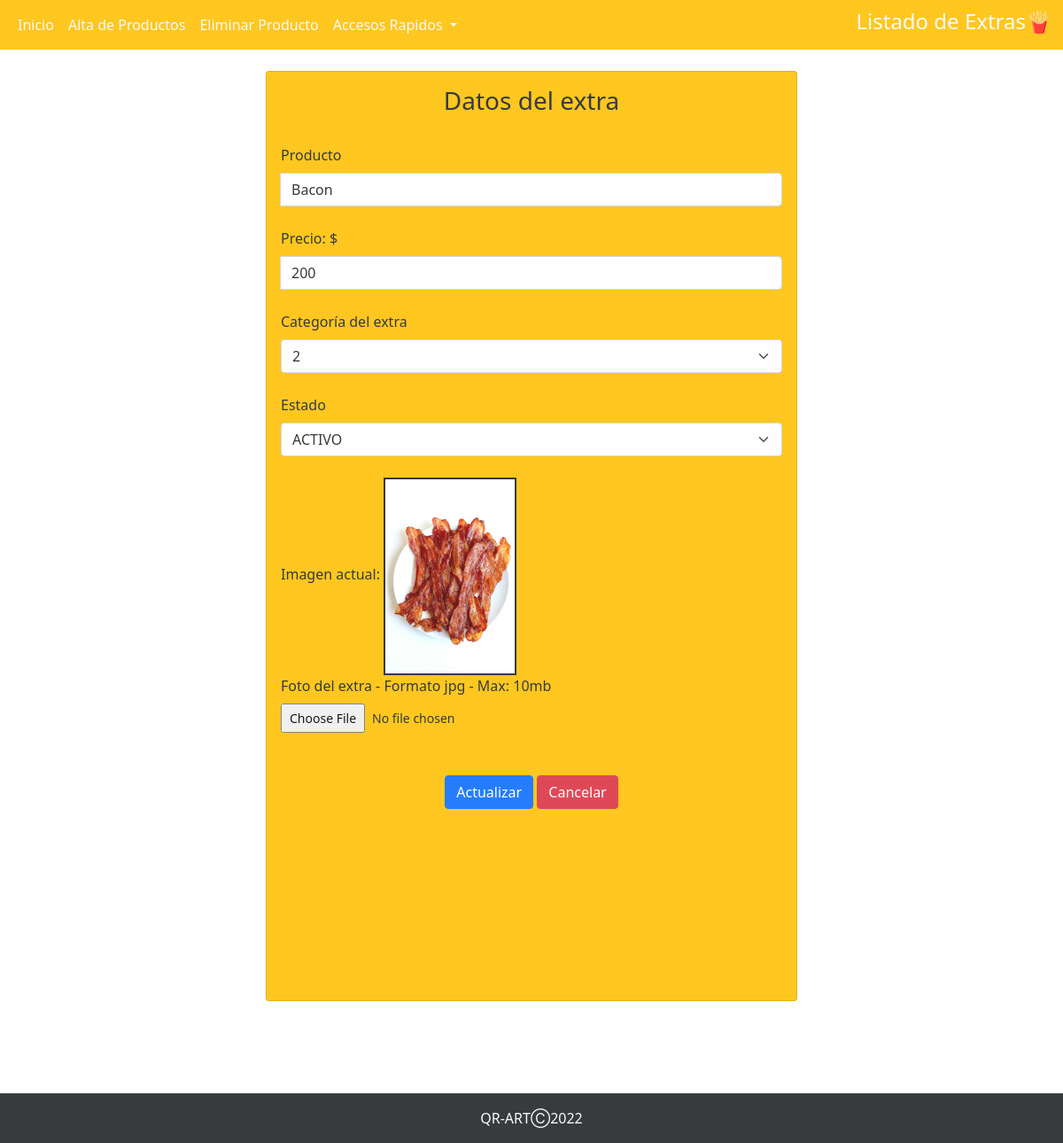
Screenshot of /perfiles/perfil_admin/abm_extras/actualizar_extras.php?id=2 with the database file from the repository.
### tables this page shows
CREATE TABLE `extra` (
  `cod_extra` int(6) NOT NULL,
  `categ_extra` text NOT NULL,
  `nombre_extra` text NOT NULL,
  `precio_extra` decimal(11,0) NOT NULL,
  `foto_extra` text NOT NULL,
  `estado_extra` tinyint(1) NOT NULL
);

### perfiles/perfil_admin/abm_extras/actualizar_extras.php (the view, shortened to what this page needs)
<?php
$conexion=mysqli_connect("localhost","root","","qr_art");
$id= $_GET['id'];
$sql="SELECT * FROM extra WHERE cod_extra='$id'";
$result=mysqli_query($conexion, $sql);
$result_query=mysqli_num_rows($result);
if($result_query == 0){
  header('location:modificacion_extra.php');
}else{
  while($data=mysqli_fetch_array($result)) {
    $nombre_extra = $data['nombre_extra'];
    $precio_extra = $data['precio_extra'];
    $categ_extra = $data['categ_extra'];
    $foto_extra = $data['foto_extra'];
    $estado_extra = $data['estado_extra'];
  }
}
?>
<!DOCTYPE html>
<html lang="en">
<head>
    <link rel="stylesheet" href="https://cdnjs.cloudflare.com/ajax/libs/twitter-bootstrap/5.1.3/css/bootstrap.min.css">
    <link rel="stylesheet" href="https://cdn.datatables.net/1.12.1/css/dataTables.bootstrap5.min.css">
    <link rel="stylesheet " href="../../../assets/stylemodip.css">
    <link rel="stylesheet " href="../../../assets/stylesnav.css">
    <link rel="stylesheet " href="../../../assets/backp.css">
</head>
<body>
<nav class="navbar navbar-expand-xl">
  <div class="container-fluid">
    <div class="collapse navbar-collapse" id="navbarSupportedContent">
      <ul class="navbar-nav me-auto mb-2 mb-lg-0">
        <li class="nav-item">
          <a class="nav-link active text-light" aria-current="page" href="../perfil_admin.php">Inicio</a>
        </li>
        <li class="nav-item">
          <a class="nav-link text-light" href="./altaproducto.php">Alta de Productos</a>
        </li>
        <li class="nav-item">
          <a class="nav-link text-light" href="./eliminarproducto.php">Eliminar Producto</a>
        </li>
        <li class="nav-item dropdown">
          <a class="nav-link dropdown-toggle text-light" href="#" id="navbarDropdown" role="button" data-bs-toggle="dropdown" aria-expanded="false">
            Accesos Rapidos
          </a>
        </li>
      </ul>
      <h4 class="text-sm-center text-light">Listado de Extras🍟</h4>
    </div>
  </div>
</nav>
<br>
<div class="container">
  <div class="d-flex justify-content-center h-100">
    <div class="card">
      <div class="card-body">
      <form  action = update_extra.php method="post" enctype="multipart/form-data">
                      <h3 class="text-sm-center">Datos del extra</h3>
                        <label for="formFile " class="form-label text-dark ">Producto</label>
                        <div class="input-group form-group">
                            <input type="text" class="form-control" placeholder="Nombre" id="nombre_extra" name="nombre_extra" value="<?php echo $nombre_extra; ?>"  autofocus required>
                        </div>
                        <br>
                        <label for="formFile" class="form-label text-dark">Precio: $</label>
                        <div class="input-group form-group">
                            <input type="number" step="0.01" min="0" class="form-control" placeholder="Precio" name="precio_extra" id="precio_extra" value=<?php echo $precio_extra; ?> autofocus required>
                        </div>
                        <br>
                        <label for="formFile" class="form-label text-dark" name="categ_extra" id="categ_extra" value=<?php echo $categ_extra; ?>>Categoría del extra </label>
                        <select class="form-select" name="categ_extra" id="categ_extra"  aria-label="Default select example">
                            <option value= <?php echo $categ_extra; ?>><?php echo $categ_extra; ?></option>
                          </select>
                        <br>
                        <label for="formFile" class="form-label text-dark" name="estado_extra" id="estado_extra" value=<?php echo $estado_extra; ?>>Estado </label>
                        <select class="form-select" name="estado_extra" id="estado_extra"  aria-label="Default select example">
                        <?php
                        $showvalue= " ";
                        if ($estado_extra == 0){
                          $showvalue = "INACTIVO";
                        }else {
                          $showvalue = "ACTIVO";
                        }
                        ?>
                            <option value= <?php echo $estado_extra; ?>><?php echo $showvalue; ?></option>
                          </select>
                        <br>
                        <div class="sm-3">
                            <label for="formFile " class="form-label text-dark ">Imagen actual: </label>
                            <img style="border: 2px solid ; width: 150px" alt="" src="<?php echo "../../../imagenes/extras/".$foto_extra ?>">
                            <br>
                            <label for="formFile" class="form-label" name="foto_extra" id="foto_extra">Foto del extra - Formato jpg - Max: 10mb</label>
                            <input class="form-control-sm" type="file" name="foto_extra" id="foto_extra" value=<?php echo $foto_extra; ?>>
                        </div>
                        <br>
                        <br>
                        <div class="col text-center">
                        <button type="submit" class= "btn btn-primary"  id="boton" name="boton" value="0">Actualizar </button>
                        <button type="submit" class= "btn btn-danger" id="boton" name="boton" value="1"> Cancelar </button>
                        </div>
                </div>
                <link rel="stylesheet" href="">
            </div>
    <footer class="py-3 mt-6 border-top bg-dark fixed-bottom">
            <p class="col-md-12 mb-0 text-light text-center">QR-ARTⒸ2022</p>
    </footer>
</body>
</html>

### assets/stylemodip.css (style rules this page uses)
.container { height: 35%; align-content: center; }
.card { height: 1050px; margin-top: auto; margin-bottom: 10rem; width: 600px; background-color: #ffc107 !important; }

### assets/stylesnav.css (style rules this page uses)
.navbar-expand-xl { background-color: #ffc107; }

### assets/backp.css (style rules this page uses)
* { margin: 0; padding: 0; }
body { background-image: url('../assets/img/20.jpg'); background-repeat: no-repeat; background-size: cover; opacity: 0.9; width: calc((100%/3)-10px); }

### rows the page displays
extra: nombre_extra "Bacon", precio_extra "200", categ_extra "2", estado_extra "ACTIVO", foto_extra (picture)
